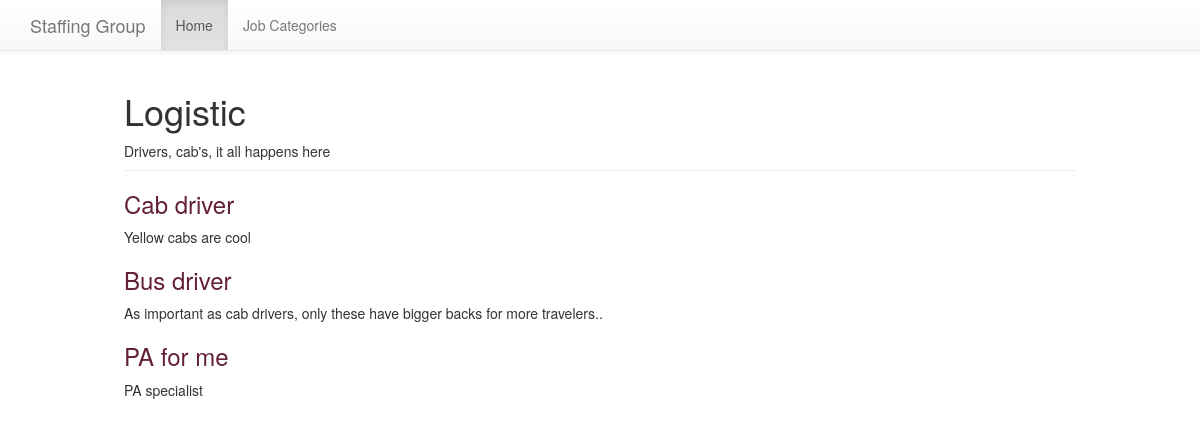
Page /job_categories/4/ on the committed database.
### sectors/models.py (models this page shows, shortened)
class Sector(models.Model):
    created_at = models.DateTimeField(auto_now_add=True)
    title = models.CharField(max_length=255)
    description = models.TextField(default="")

class Job(models.Model):
    title = models.CharField(max_length=255)
    description = models.TextField()
    order = models.IntegerField(default=0)
    sector = models.ForeignKey(Sector)
    class Meta:
        abstract = True
        ordering = ['order', ]

class Text(Job):
    content = models.TextField(blank=True, default="")
    def get_absolute_url(self):
        return reverse('sectors:text', kwargs={
            'sector_pk': self.sector_id,
            'job_pk': self.id
        })

### sectors/views.py (the view)
# urls.py: url(r'(?P<pk>\d+)/$', views.sector_detail, name='detail'),
def sector_detail(request, pk):
    sector = get_object_or_404(models.Sector, pk=pk)
    jobs = sorted(chain(sector.text_set.all(), sector.quiz_set.all()),
                  key=lambda job: job.order)
    return render(request, 'sectors/sector_detail.html', {
        'sector': sector,
        'jobs': jobs
    })

### sectors/templates/sectors/sector_detail.html (shortened to what this page needs)
{% extends "layout.html" %}
{% block content %}
    <div class="page-header">
  <h1> {{ sector.title }}</h1>
        {{ sector.description }}
</div>
    <article>
        <section>
            {% for job in jobs %}
                <h3>
                    <a href="{{ job.get_absolute_url }}">{{ job.title }}</a>
                </h3>
                {{ job.description }}
            {% endfor %}
        </section>
    </article>
{% endblock %}

### assets/css/layout.css (style rules this page uses)
html { box-sizing: border-box; }
*, *::after, *::before { box-sizing: inherit; }
article h2 a, article h3 a { color: #642039; text-decoration: none; }

### rows in the picture
Sector: title "Logistic", description "Drivers, cab's, it all happens here"
Text: title "Cab driver", description "Yellow cabs are cool"
Text: title "Bus driver", description "As important as cab drivers, only these have bigger backs for more travelers.."
Text: title "PA for me", description "PA specialist"
